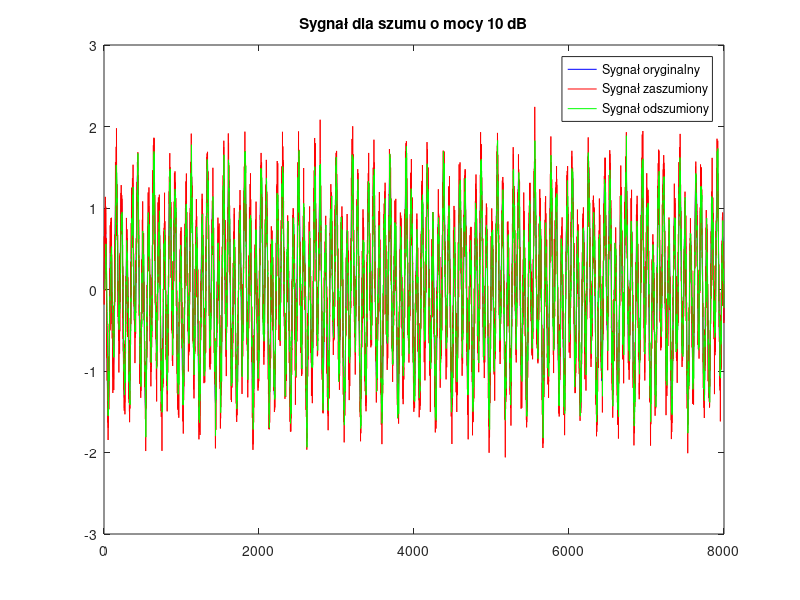
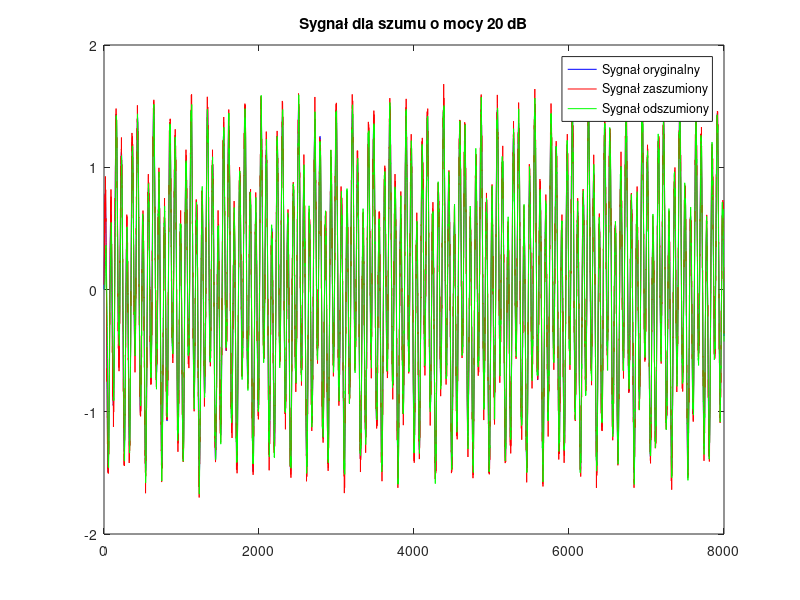
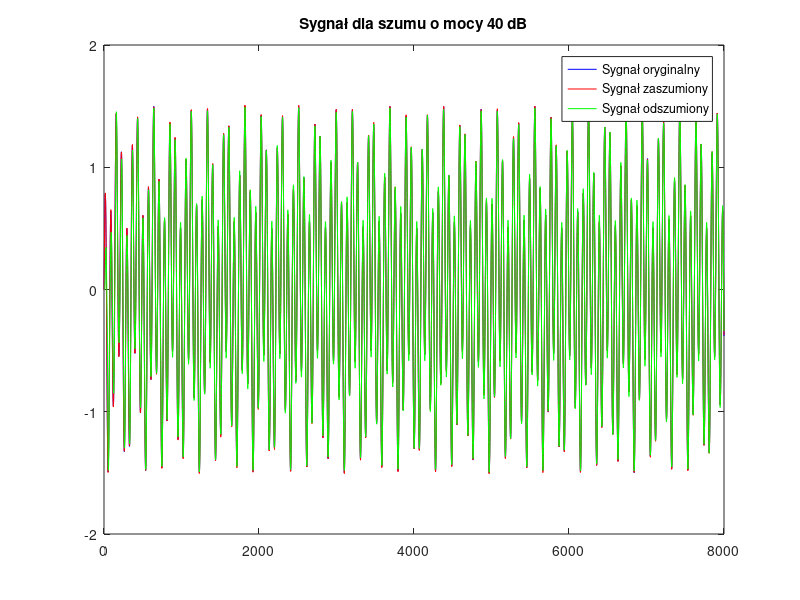

Here is the MATLAB script that generated these plots, in order:
clear;
close all;

% Parametry sygnału
fs = 8000; % częstotliwość próbkowania
t = 1; % czas trwania
A1 = -0.5; f1 = 34.2; % amplituda i częstotliwość 1
A2 = 1; f2 = 115.5; % amplituda i częstotliwość 2

% Generowanie sygnału
n = 0:1/fs:t-1/fs;
dref = A1*sin(2*pi*f1*n) + A2*sin(2*pi*f2*n); % sygnał ”czysty” do porównania

% Parametry filtru
M = 10; % długość filtru
mi = 0.01; % współczynnik szybkości adaptacji

% Szumy o różnej mocy
for SNR = [10, 20, 40]
    d = awgn(dref, SNR, 'measured'); % WE: sygnał odniesienia dla sygnału x
    x = [d(1) d(1:end-1)]; % WE: sygnał filtrowany, teraz opóźniony d

    y = []; e = []; % sygnały wyjściowe z filtra
    bx = zeros(M,1); % bufor na próbki wejściowe x
    h = zeros(M,1); % początkowe (puste) wagi filtru

    for n = 1:length(x)
        bx = [x(n); bx(1:M-1)]; % pobierz nową próbkę x[n] do bufora
        y(n) = h' * bx; % oblicz y[n] = sum( x .* bx) – filtr FIR
        e(n) = d(n) - y(n); % oblicz e[n]
        h = h + mi * e(n) * bx; % LMS
    end

    % Obliczanie SNR
    N = length(dref);
    SNRdB = 10 * log10(sum(dref.^2) / sum((dref - y).^2));
    fprintf('SNR dla szumu o mocy %d dB: %f dB\n', SNR, SNRdB);

    % Wykresy
    figure;
    plot(dref, 'b'); hold on;
    plot(d, 'r'); hold on;
    plot(y, 'g'); hold off;
    legend('Sygnał oryginalny', 'Sygnał zaszumiony', 'Sygnał odszumiony');
    title(sprintf('Sygnał dla szumu o mocy %d dB', SNR));
end